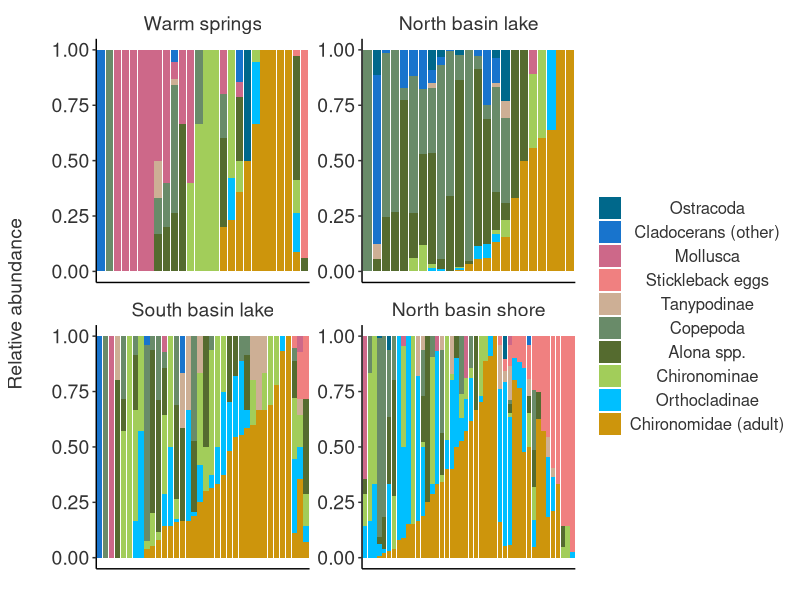

Write R code to recreate this figure.
#############################
## Author: Joseph Phillips & Kasha Strickland, 2025

#=========================================================================================
#========== Preliminaries
#=========================================================================================

# Load packages
library(tidyverse)

#=========================================================================================





#=========================================================================================
#========== Data Preparation
#=========================================================================================

diet_import <- read_csv("data/dissection_data.csv")
pca_scores <- read_csv("data/pca_scores.csv")

# add first three pc axes to diet data
diet <- full_join(diet_import, pca_scores %>% select(fish_id, Comp1, Comp2, Comp3))


# Gather data in long format
# Average gill raker length for 2nd and 3rd rakers
# Select key variables
# Fill blanks with 0's
diet_long <- diet %>% 
  mutate(raker_length = (NR.2 + NR.3) / 2) %>%
  select(fish_id,
         sex,
         length,
         gut_length,
         Gap,
         raker_length,
         Comp1,
         Comp2,
         Comp3,
         Station,
         basin,
         tanypodinae,
         orthocladinae,
         chironominii,
         tanytarsini,
         `unknown larvae`,
         adult_fly,
         `Alona rectangula`,
         `Alona affinis/quad`,
         `Unknown alona`,
         `alonella nana`,
         `macrothrix hirsuticornix`,
         `acroperus harpae`,
         `daphnia longispina`,
         `resting eggs`,
         `Copepods_adult`,
         `Copepods_nauplii`,
         `ostracod`,
         `snail`,
         `bivalve`,
         `stickleback eggs`
  ) %>%
  pivot_longer(cols = c(tanypodinae,
                        orthocladinae,
                        chironominii,
                        tanytarsini,
                        `unknown larvae`,
                        adult_fly,
                        `Alona rectangula`,
                        `Alona affinis/quad`,
                        `Unknown alona`,
                        `alonella nana`,
                        `macrothrix hirsuticornix`,
                        `acroperus harpae`,
                        `daphnia longispina`,
                        `resting eggs`,
                        `Copepods_adult`,
                        `Copepods_nauplii`,
                        `ostracod`,
                        `snail`,
                        `bivalve`,
                        `stickleback eggs`),
               names_to = "taxon",
               values_to = "number") %>%
  mutate(number = ifelse(is.na(number), 0, number)) %>%
  na.omit()

# For the taxon specific analysis, we need to select taxa that have 
#   enough observations / aggregate to get to that level
# To facilitate this, it is worth looking at the proportion of fish 
#   in which each taxon is found
observed_prevalence <- diet_long %>%
  mutate(present = ifelse(number > 0, 1, 0)) %>%
  group_by(taxon) %>%
  summarize(prevalence = mean(present),
            abundance = mean(number),
            sd = sd(number)) %>%
  arrange(-prevalence)
# write_csv(observed_prevalence, "diet_prevalence.csv")


# Three of the major midge groups (Tanypodinae, Orthocladinae, and Chironomini)
#   plus adult midges meet that threshold
# However, the Tanytarsini do not. 
# So, I decided to combine the Chironomini and Tanytarsini into a Chironominae group
# Unknown midge larvae were only found in 2% of fish, and it is hard to know how to combine them with the others
# So, I think they should be left out. 

# Alona rectangula is present in almost 7%.
# But, I think it makes sense to group the Alona's together since 
#   since unknown alonas were present in 20% of fish

# None of the other cladocerans were found in 10% of samples, so I decided to combine them

# Snails were found in nearly 7% of fish. Only 3% of fish had bivalves.
# I decided to combine these as "mollusks" 

# Copepod adults were found in 20% of samples, while the nauplii were only found in 2%
# So, I decided to combine these.

# Finally, I decided to create a "site variable
# This is essentially the same as station, but separating lake stations for north and south 

# prepare wide data frame
diet_wide <- diet_long %>%
  pivot_wider(names_from = taxon,
              values_from = number) %>%
  na.omit() %>%
  mutate(chrinominae = chironominii + tanytarsini,
         alona = `Alona affinis/quad`  + `Alona rectangula` + `Unknown alona`,
         copepods = Copepods_adult + Copepods_nauplii,
         other_cladocerans = `acroperus harpae` +`alonella nana` + `daphnia longispina` + 
           `macrothrix hirsuticornix`,
         mollusks = snail + bivalve,
         Site = ifelse(Station == "Lake" & basin == "North", "Lake/North",
                       ifelse(Station == "Lake" & basin == "South", "Lake/South",
                              ifelse(Station == "Shore", "Shore/North", Station)))) %>%
  rename(stickleback_eggs = `stickleback eggs`)

# When examining relationships with morphological traits, colinearity is a potential concern 

# Check prevalance of chironomids
# diet_wide %>%
#   mutate(Chiro = chrinominae + orthocladinae + adult_fly + `unknown larvae` + tanypodinae,
#          present = ifelse(Chiro > 0, 1, 0)) %>%
#   select(fish_id, Chiro, present) %>%
#   summarize(Chiro_prev = mean(present))

# Define relative length of gut, Gap, and gill rakers as residuals from regression with length
# Focus on gill raker 2 (since it is strongly correlated with gill raker 3)

# gut length
m_gut <- lm(gut_length ~ length, data = diet_wide)
summary(m_gut)
diet_wide$gut_length_res <- resid(m_gut)

# Gap
m_gap <- lm(Gap ~ length, data = diet_wide)
summary(m_gap)
diet_wide$Gap_res <- resid(m_gap)

# Gill raker 
m_raker <- lm(raker_length ~ length, data = diet_wide)
summary(m_raker)
diet_wide$raker_length_res <- resid(m_raker)

# Z-score predictors
diet_wide <- diet_wide %>%
  mutate(length_z = c(scale(length)),
         gut_length_z = c(scale(gut_length_res)),
         Gap_z = c(scale(Gap_res)),
         raker_length_z = c(scale(raker_length_res)),
         Comp1_z = c(scale(Comp1)),
         Comp2_z = c(scale(Comp2)),
         Comp3_z = c(scale(Comp3)))

# examine trait correaltions (to avoid collinearity issues)
round(cor(diet_wide %>% select(length_z, gut_length_z, Gap_z, raker_length_z,
                               Comp1_z, Comp2_z, Comp3_z)),2)

# convert back to long form for mixed models
diet_long_analysis <- diet_wide %>%
  select(fish_id, sex, length, length_z, gut_length, gut_length_z, Gap, Gap_z, 
         raker_length, raker_length_z, Comp1_z, Comp2_z, Comp3_z, Station, basin, Site, 
         tanypodinae,
         orthocladinae,
         chrinominae,
         adult_fly,
         alona,
         other_cladocerans,
         stickleback_eggs,
         copepods,
         mollusks,
         ostracod) %>%
  pivot_longer(cols = c(tanypodinae,
                        orthocladinae,
                        chrinominae,
                        adult_fly,
                        alona,
                        other_cladocerans,
                        stickleback_eggs,
                        copepods,
                        mollusks,
                        ostracod),
               names_to = "taxon",
               values_to = "count_in_stomach") %>%
  select(fish_id,
         sex,
         Station,
         basin,
         Site,
         length,
         length_z,
         gut_length,
         gut_length_z,
         Gap,
         Gap_z,
         raker_length,
         raker_length_z,
         Comp1_z,
         Comp2_z,
         Comp3_z,
         taxon,
         count_in_stomach)

# export data for analysis
write_csv(diet_long_analysis, "data/diet_long_analysis.csv")
write_csv(diet_wide, "data/diet_wide.csv")

#=========================================================================================

##create a figure and table to describe overall prevalence and abundance of diet items across the population
str(diet_long_analysis)

observed_prevalence_concat <- diet_long_analysis %>%
  mutate(present = ifelse(count_in_stomach > 0, 1, 0)) %>%
  group_by(taxon) %>%
  summarize(prevalence = mean(present),
            abundance = mean(count_in_stomach)) %>%
  arrange(+prevalence)

##stacked bar plot

bp_ids<-diet_long_analysis[c("fish_id","taxon","count_in_stomach","Site")]

bp_ids<-bp_ids  %>%
  group_by(fish_id)  %>%
  mutate(percent = count_in_stomach/sum(count_in_stomach)) %>%
  arrange(desc(percent)) %>%
  mutate(sample = forcats::fct_inorder(fish_id))

##remove empty stomachs  
bp_ids <- na.omit(bp_ids)
bp_ids$fish_id <-reorder(bp_ids$fish_id,
                         ifelse(!bp_ids$taxon %in% "copepods", 0, bp_ids$percent), FUN = sum)
bp_ids$fish_id <-reorder(bp_ids$fish_id,
                         ifelse(!bp_ids$taxon %in% "mollusks", 0, bp_ids$percent), FUN = sum)
bp_ids$fish_id <-reorder(bp_ids$fish_id,
                         ifelse(!bp_ids$taxon %in% "alona", 0, bp_ids$percent), FUN = sum)
bp_ids$fish_id <-reorder(bp_ids$fish_id,
                         ifelse(!bp_ids$taxon %in% "chrinominae", 0, bp_ids$percent), FUN = sum)
bp_ids$fish_id <-reorder(bp_ids$fish_id,
                         ifelse(!bp_ids$taxon %in% "orthocladinae", 0, bp_ids$percent), FUN = sum)
bp_ids$fish_id <-reorder(bp_ids$fish_id,
                         ifelse(!bp_ids$taxon %in% "adult_fly", 0, bp_ids$percent), FUN = sum)
bp_ids$fish_id <-reorder(bp_ids$fish_id,
                         ifelse(!bp_ids$taxon %in% "stickleback_eggs", 0, bp_ids$percent), FUN = sum)

taxon_colors <- c("deepskyblue4",
                  "dodgerblue3",
                  "palevioletred3",
                  "lightcoral",
                  "peachpuff3",
                  "darkseagreen4",
                  "darkolivegreen",
                  "darkolivegreen3",
                  "deepskyblue1",
                  "darkgoldenrod3")

pdf("tables_figures/Fig1B_dietcomp.pdf",width=12,height=9)
ggplot(bp_ids, aes(fill=factor(taxon,levels=observed_prevalence_concat$taxon), y=percent, x= fish_id)) + 
  geom_bar(stat = "identity") +
  facet_wrap(~ Site, ncol = 2, scales = "free", labeller = as_labeller(c("HS" = "Warm springs", "Lake/North" = "North basin lake" , "Lake/South" = "South basin lake", "Shore/North"="North basin shore"))) +
  scale_fill_manual(name="",values=taxon_colors,
                    labels=c("Ostracoda","Cladocerans (other)","Mollusca","Stickleback eggs","Tanypodinae",
                             "Copepoda","Alona spp.","Chironominae","Orthocladinae","Chironomidae (adult)"))+
  xlab("")+
  ylab("Relative abundance\n")+
  theme_classic()+
  theme(axis.ticks.x = element_blank(),
        axis.title.y =element_text(color = "grey20", size = 14, face = "plain"),
        axis.text.x = element_blank(),
        axis.text.y = element_text(color = "grey20", size = 14, hjust = .5, vjust = .5, face = "plain"),
        legend.text = element_text(color = "grey20", size = 12, hjust = .5, vjust = .5, face = "plain"),
        strip.background = element_blank(),
        strip.text = element_text(color = "grey20", size = 14, face = "plain"))
dev.off()
